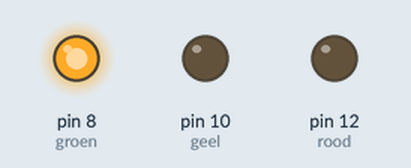
Recording of a sketch running on a simulated Arduino Uno, built with avr-gcc and run on an emulated ATmega328P. On the bench: output pins drawn as LEDs (lit = HIGH).

Above: at 2.5 s.
At 5.5 s:
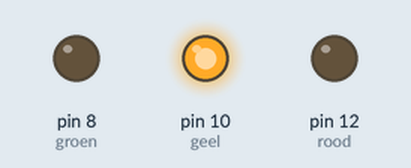
At 8.5 s:
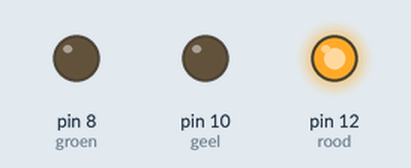
Timing chart, 0 to 14.3 s (numbered marks = the images above):
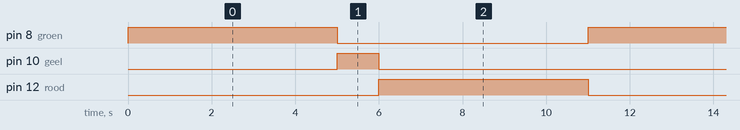

Measured:
- by itself, pin 8 (groen), pin 12 (rood): alternates HIGH for 5.0 s and LOW for 6.0 s
- by itself, pin 10 (geel): alternates HIGH for 1.0 s and LOW for 10.0 s
- by itself, everything shown: repeats every 11.0 s, in 3 steps

The sketch:

LEDBlink-ADI.ino
```cpp
const int rood = 12;
const int geel = 10;
const int groen = 8;

void setup() {
  // put your setup code here, to run once:
  pinMode(rood,OUTPUT);
  pinMode(geel,OUTPUT);
  pinMode(groen,OUTPUT);
}

void loop() {
  digitalWrite(rood,LOW);
  digitalWrite(groen,HIGH);
  delay(5000);
  digitalWrite(groen, LOW);
  digitalWrite(geel,HIGH);
  delay(1000);
  digitalWrite(geel,LOW);
  digitalWrite(rood,HIGH);
  delay(5000);

}
```
